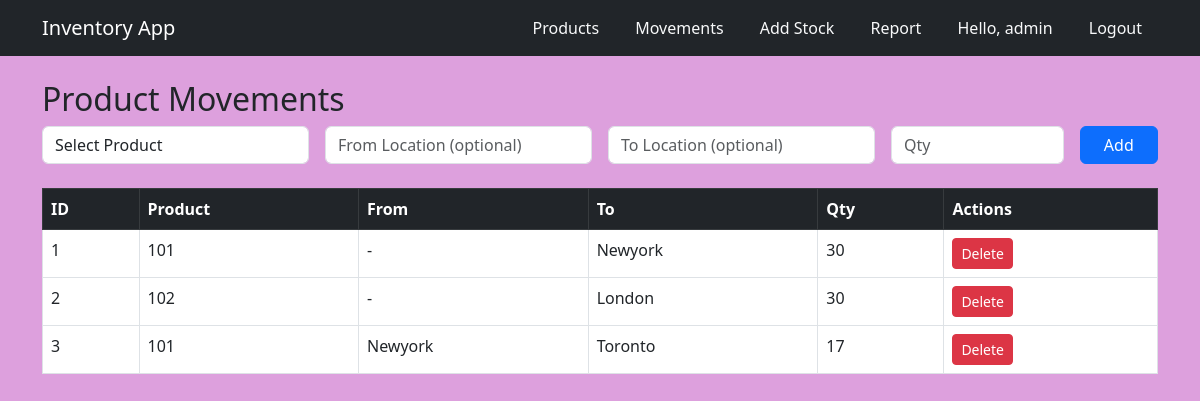
The page /movements (signed in) on the database its author committed.
### models.py (models this page shows)
class User(UserMixin, db.Model):
    id = db.Column(db.Integer, primary_key=True)
    username = db.Column(db.String(50), unique=True, nullable=False)
    password = db.Column(db.String(200), nullable=False)  # hashed password

class ProductMovement(db.Model):
    movement_id = db.Column(db.Integer, primary_key=True, autoincrement=True)
    timestamp = db.Column(db.DateTime, default=datetime.utcnow)
    from_location = db.Column(db.String)
    to_location = db.Column(db.String)
    product_id = db.Column(db.String, db.ForeignKey('product.product_id'))
    qty = db.Column(db.Integer, nullable=False)

### app.py (the view, shortened to what this page needs)
@app.route("/movements", methods=["GET", "POST"])
@login_required
def movements():
    products = Product.query.all()
    movements = ProductMovement.query.all()
    return render_template("movements.html", movements=movements, products=products)

### app.py (called while the page is built)
@login_manager.user_loader
def load_user(user_id):
    return User.query.get(int(user_id))

### templates/movements.html (shortened to what this page needs)
{% extends "base.html" %}
{% block content %}
<h2>Product Movements</h2>
<form method="POST" class="row g-3 mb-4">
  <div class="col-md-3">
    <select name="product_id" class="form-control" required>
      <option value="">Select Product</option>
    </select>
  </div>
  <div class="col-md-3">
    <input type="text" name="from_location" class="form-control" placeholder="From Location (optional)">
  </div>
  <div class="col-md-3">
    <input type="text" name="to_location" class="form-control" placeholder="To Location (optional)">
  </div>
  <div class="col-md-2"><input type="number" name="qty" class="form-control" placeholder="Qty" required></div>
  <div class="col-md-1"><button name="add" value="1" class="btn btn-primary w-100">Add</button></div>
</form>
<table class="table table-bordered">
  <thead class="table-dark"><tr><th>ID</th><th>Product</th><th>From</th><th>To</th><th>Qty</th><th>Actions</th></tr></thead>
  <tbody>
    {% for m in movements %}
    <tr>
      <td>{{ m.movement_id }}</td>
      <td>{{ m.product_id }}</td>
      <td>{{ m.from_location or '-' }}</td>
      <td>{{ m.to_location or '-' }}</td>
      <td>{{ m.qty }}</td>
      <td>
        <a href="{{ url_for('delete_movement', mid=m.movement_id) }}" class="btn btn-sm btn-danger">Delete</a>
      </td>
    </tr>
    {% endfor %}
  </tbody>
</table>
{% endblock %}

### templates/base.html (shortened to what this page needs)
<!doctype html>
<html lang="en">
<head>
  <link href="https://cdn.jsdelivr.net/npm/bootstrap@5.3.0/dist/css/bootstrap.min.css" rel="stylesheet">
</head>
<body style="background-color: plum;">
  <nav class="navbar navbar-expand-lg navbar-dark bg-dark mb-4">
    <div class="container">
      <a class="navbar-brand" href="/">Inventory App</a>
      <div>
        {% if current_user.is_authenticated %}
          <a class="nav-link d-inline text-light mx-3" href="/products">Products</a>
          <a class="nav-link d-inline text-light mx-3" href="/movements">Movements</a>
          <a class="nav-link d-inline text-light mx-3" href="/add_stock">Add Stock</a>
          <a class="nav-link d-inline text-light mx-3" href="/report">Report</a>
          <span class="text-light mx-3">Hello, {{ current_user.username }}</span>
          <a class="nav-link d-inline text-light mx-3" href="/logout">Logout</a>
        {% else %}
          <a class="nav-link d-inline text-light mx-3" href="/login">Login</a>
          <a class="nav-link d-inline text-light mx-3" href="/signup">Sign Up</a>
        {% endif %}
      </div>
    </div>
  </nav>
  <div class="container">
    {% block content %}{% endblock %}
  </div>
</body>
</html>

### rows shown on the page
User: username "admin"
ProductMovement: movement_id "1", product_id "101", from_location "-", to_location "Newyork", qty "30"
ProductMovement: movement_id "2", product_id "102", from_location "-", to_location "London", qty "30"
ProductMovement: movement_id "3", product_id "101", from_location "Newyork", to_location "Toronto", qty "17"
